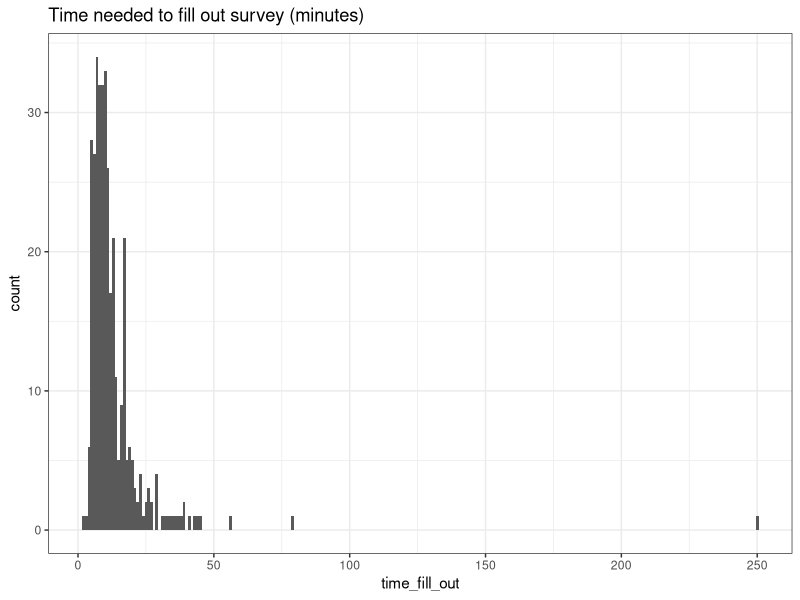

This figure's R source:
#######################################################
## packages and version setup
#######################################################

# ensure version compatibility
# library(checkpoint)
# checkpoint("2020-04-15")

## set up packages
packages <- c("tidyverse")

# write a function to load packages with feedback of success
load_my_packages <- function(package){
  new.package <- packages[!(package %in% installed.packages()[, "Package"])]
  if (length(new.package)) 
    install.packages(new.package, dependencies = TRUE)
  sapply(package, require, character.only = TRUE)
}

# load my packages
load_my_packages(packages)


#######################################################
## read raw data and delete test cases
#######################################################

# read raw data
raw_shoppingCovid19 <- read.csv2("Data/survey_shopCovid_200508.csv", sep=";")

# basic summary of raw data
dim(raw_shoppingCovid19) -> data_read_in

# add time of filling out (batch series) based on the time stamp adding some rounding to end up with an integer batch no.
raw_shoppingCovid19 <- mutate(raw_shoppingCovid19, 
                              time_batch = round((as.numeric(as.POSIXct(strptime(created, format="%Y-%m-%d")))
                                                  - 1585177200) / (24*60*60) /3) +1)
raw_shoppingCovid19$time_batch <- as.factor(raw_shoppingCovid19$time_batch)
table(raw_shoppingCovid19$time_batch)


# delete test cases
test_cases <- "cleanSunBearXXX8rLbOARl9iNgo9YOvPZK4xptF8rbCyRCTGZeHL8-MXLiyIMEF"
raw_shoppingCovid19 <- raw_shoppingCovid19[raw_shoppingCovid19$session != test_cases, ]

# check N
dim(raw_shoppingCovid19) -> data_no_test_cases
data_no_test_cases

# delete incomplete cases
raw_shoppingCovid19 <- raw_shoppingCovid19[!is.na(raw_shoppingCovid19$age2), ] # $age2 was the last variable in the dataset

# check N
dim(raw_shoppingCovid19) -> data_no_incomplete
data_no_incomplete

# check time required to fill out the questionnaire (note that formr time measuring is not 100% reliable)
raw_shoppingCovid19 <- mutate(raw_shoppingCovid19, 
                              time_fill_out = strptime(ended, format="%Y-%m-%d %H:%M:%S") - strptime(created, format="%Y-%m-%d %H:%M:%S"))

which(raw_shoppingCovid19$time_fill_out > 100 )
# plot fill out time
ggplot(raw_shoppingCovid19, aes(time_fill_out)) +
  geom_histogram(binwidth = 1) +
  labs(title="Time needed to fill out survey (minutes)") +
  theme_bw()


#######################################################
## attention check
#######################################################
# disregard missing data on attention_check_1, because this was not an obligatory item (take it as 0)
raw_shoppingCovid19$attention_check_1_noNA <- replace_na(raw_shoppingCovid19$attention_check_1, 5)

# calculate correct answers on the 4 attention check items (3 + age asked twice)
raw_shoppingCovid19 <- mutate(raw_shoppingCovid19, 
                              attention_check_correct = 
                                (attention_check_1_noNA == "5") + (attention_check_2 == "1") + (attention_check_3 == "2") +
                                (age == age2) + (age == age2 +1) + (age == age2 -1))

# create an error variable
raw_shoppingCovid19 <- mutate(raw_shoppingCovid19, 
                                                    attention_check_error = (4 - attention_check_correct))

# display attention check errors
table(raw_shoppingCovid19$attention_check_error)

# exclude those with more than 1 errors
raw_shoppingCovid19 <- raw_shoppingCovid19[raw_shoppingCovid19$attention_check_error < 2, ]

dim(raw_shoppingCovid19) -> data_no_excess_errors
data_no_excess_errors

#######################################################
## calculate lie scale
#######################################################
# SDS, the "lie" scale, where 1 = false, 2 = true
# first reverse items
raw_shoppingCovid19$sds_1 <- 3 - raw_shoppingCovid19$sds_1r
raw_shoppingCovid19$sds_2 <- 3 - raw_shoppingCovid19$sds_2r
raw_shoppingCovid19$sds_3 <- 3 - raw_shoppingCovid19$sds_3r
raw_shoppingCovid19$sds_4 <- 3 - raw_shoppingCovid19$sds_4r
raw_shoppingCovid19$sds_5 <- 3 - raw_shoppingCovid19$sds_5r

# calculate scale, where low scores mean that the participant is "too good to be true"
raw_shoppingCovid19$SDS_honesty <- rowSums(raw_shoppingCovid19[, grep("sds_\\d+$", colnames(raw_shoppingCovid19), value=T)], na.rm=F)

# exclude participants where lie scale is too high
raw_shoppingCovid19 <- raw_shoppingCovid19[raw_shoppingCovid19$SDS_honesty > 10, ]
dim(raw_shoppingCovid19) -> no_liers

#######################################################
## summary of cleaning and final data
#######################################################

excluded_data <- list(
  "raw data read in" = data_read_in, 
  "data without the test cases" = data_no_test_cases, 
  "data without incomplete cases (on age2)" = data_no_incomplete, 
  "data without participants making too many errors (>1)" = data_no_excess_errors, 
  "data without liers" = no_liers)
excluded_data

# save final data
write_rds(raw_shoppingCovid19, path="Data/raw_shoppingCovid19_clean.rds")
